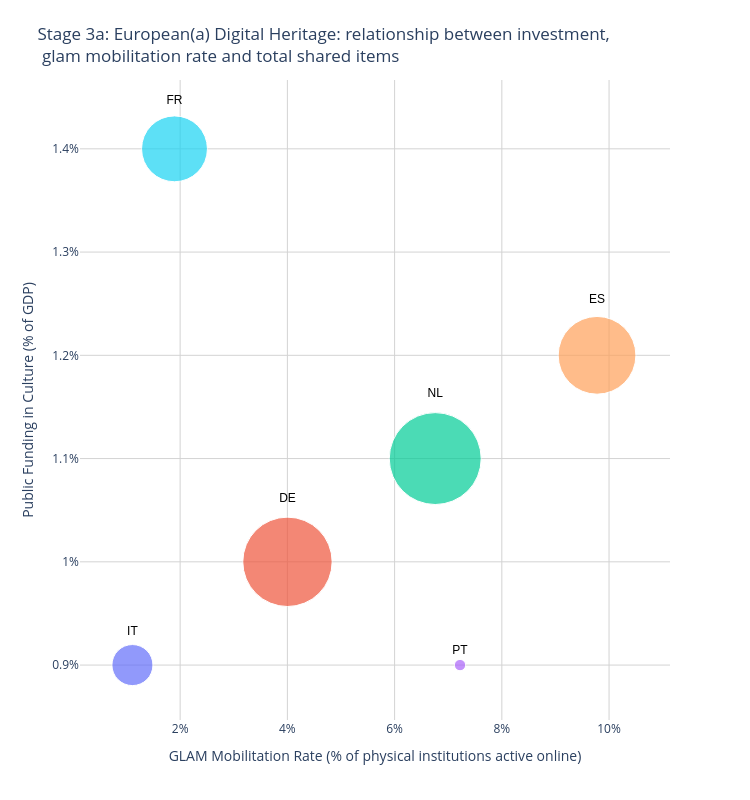

Notebook source saved alongside this figure:
### Markdown cell above
To explore whether higher public funding in culture (% of GDP) aligns with higher volumes of shared digital objects, we map the two variables using a scatter plot. The trendline serves to understand the missing positive correlation we expected. We observe a wide dispersion of data points, suggesting a null correlation. For instance, France (1.4% GDP) and the Netherlands (1.1% GDP) display noticeably different digital object volumes (4.7M vs. 9.2M objects) despite relatively high spending levels. This distribution indicates that macroeconomic funding percentages alone do not account for the observed variance in online artifact accumulation, suggesting that the funding are still not oriented towards european level sharing of digitalized data.

### Code cell
# Visualization stage 3a- Relationship between investment, glam mobilitation rate, europeana total item for each selected countries
fig3 = px.scatter(
    df_final,
    x="mobilitation_rate_glam",
    y="culture_expenditure_gpd_2022",
    size="europeana_total",
    color="iso_code",
    text="iso_code",
    hover_name="name_en",

    hover_data={
        "europeana_total": ":,",
        "mobilitation_rate_glam": ":.2f",
        "culture_expenditure_gpd_2022": ":.2f%",
        "iso_code": False
    },

    title="Stage 3a: European(a) Digital Heritage: relationship between investment,<br> glam mobilitation rate and total shared items</br>",
    labels={
        "mobilitation_rate_glam": "GLAM Mobilitation Rate (% of physical institutions active online)",
        "culture_expenditure_gpd_2022": "Public Funding in Culture (% of GDP)",
        "europeana_total": "Total Objects in Europeana",
    },
    size_max=65
)

fig3.update_layout(
    template="plotly_white",
    height=800,
    width=750,
    showlegend=False,
    margin=dict(t=80),
    xaxis=dict(
        showgrid=True,
        gridcolor="lightgray",
        ticksuffix="%"
    ),
    yaxis=dict(
        showgrid=True,
        gridcolor="lightgray",
        ticksuffix="%"
    )
)

fig3.update_traces(
    textposition="top center",
    textfont=dict(size=12, family="sans-serif", color="black")
)

fig3.show()

### Figure 1 — Plotly figure (JSON) as saved in the notebook; plotly's stock layout.template omitted (floating-point values rounded to 4 significant figures)
{"data": [{"customdata": [[1832376, "IT"]], "hovertemplate": "<b>%{hovertext}</b><br><br>GLAM Mobilitation Rate (% of physical institutions active online)=%{x:.2f}<br>Public Funding in Culture (% of GDP)=%{y:.2f%}<br>Total Objects in Europeana=%{customdata[0]:,}<extra></extra>", "hovertext": ["Italy"], "legendgroup": "IT", "marker": {"color": "#636efa", "size": [1832376], "sizemode": "area", "sizeref": 2179.0, "symbol": "circle"}, "mode": "markers+text", "name": "IT", "orientation": "v", "showlegend": true, "text": ["IT"], "textfont": {"color": "black", "family": "sans-serif", "size": 12}, "textposition": "top center", "type": "scatter", "x": [1.11], "xaxis": "x", "y": [0.9], "yaxis": "y"}, {"customdata": [[8701240, "DE"]], "hovertemplate": "<b>%{hovertext}</b><br><br>GLAM Mobilitation Rate (% of physical institutions active online)=%{x:.2f}<br>Public Funding in Culture (% of GDP)=%{y:.2f%}<br>Total Objects in Europeana=%{customdata[0]:,}<extra></extra>", "hovertext": ["Germany"], "legendgroup": "DE", "marker": {"color": "#EF553B", "size": [8701240], "sizemode": "area", "sizeref": 2179.0, "symbol": "circle"}, "mode": "markers+text", "name": "DE", "orientation": "v", "showlegend": true, "text": ["DE"], "textfont": {"color": "black", "family": "sans-serif", "size": 12}, "textposition": "top center", "type": "scatter", "x": [4.002], "xaxis": "x", "y": [1], "yaxis": "y"}, {"customdata": [[9204845, "NL"]], "hovertemplate": "<b>%{hovertext}</b><br><br>GLAM Mobilitation Rate (% of physical institutions active online)=%{x:.2f}<br>Public Funding in Culture (% of GDP)=%{y:.2f%}<br>Total Objects in Europeana=%{customdata[0]:,}<extra></extra>", "hovertext": ["Netherlands"], "legendgroup": "NL", "marker": {"color": "#00cc96", "size": [9204845], "sizemode": "area", "sizeref": 2179.0, "symbol": "circle"}, "mode": "markers+text", "name": "NL", "orientation": "v", "showlegend": true, "text": ["NL"], "textfont": {"color": "black", "family": "sans-serif", "size": 12}, "textposition": "top center", "type": "scatter", "x": [6.758], "xaxis": "x", "y": [1.1], "yaxis": "y"}, {"customdata": [[139858, "PT"]], "hovertemplate": "<b>%{hovertext}</b><br><br>GLAM Mobilitation Rate (% of physical institutions active online)=%{x:.2f}<br>Public Funding in Culture (% of GDP)=%{y:.2f%}<br>Total Objects in Europeana=%{customdata[0]:,}<extra></extra>", "hovertext": ["Portugal"], "legendgroup": "PT", "marker": {"color": "#ab63fa", "size": [139858], "sizemode": "area", "sizeref": 2179.0, "symbol": "circle"}, "mode": "markers+text", "name": "PT", "orientation": "v", "showlegend": true, "text": ["PT"], "textfont": {"color": "black", "family": "sans-serif", "size": 12}, "textposition": "top center", "type": "scatter", "x": [7.22], "xaxis": "x", "y": [0.9], "yaxis": "y"}, {"customdata": [[6581724, "ES"]], "hovertemplate": "<b>%{hovertext}</b><br><br>GLAM Mobilitation Rate (% of physical institutions active online)=%{x:.2f}<br>Public Funding in Culture (% of GDP)=%{y:.2f%}<br>Total Objects in Europeana=%{customdata[0]:,}<extra></extra>", "hovertext": ["Spain"], "legendgroup": "ES", "marker": {"color": "#FFA15A", "size": [6581724], "sizemode": "area", "sizeref": 2179.0, "symbol": "circle"}, "mode": "markers+text", "name": "ES", "orientation": "v", "showlegend": true, "text": ["ES"], "textfont": {"color": "black", "family": "sans-serif", "size": 12}, "textposition": "top center", "type": "scatter", "x": [9.776], "xaxis": "x", "y": [1.2], "yaxis": "y"}, {"customdata": [[4724898, "FR"]], "hovertemplate": "<b>%{hovertext}</b><br><br>GLAM Mobilitation Rate (% of physical institutions active online)=%{x:.2f}<br>Public Funding in Culture (% of GDP)=%{y:.2f%}<br>Total Objects in Europeana=%{customdata[0]:,}<extra></extra>", "hovertext": ["France"], "legendgroup": "FR", "marker": {"color": "#19d3f3", "size": [4724898], "sizemode": "area", "sizeref": 2179.0, "symbol": "circle"}, "mode": "markers+text", "name": "FR", "orientation": "v", "showlegend": true, "text": ["FR"], "textfont": {"color": "black", "family": "sans-serif", "size": 12}, "textposition": "top center", "type": "scatter", "x": [1.895], "xaxis": "x", "y": [1.4], "yaxis": "y"}], "layout": {"height": 800, "legend": {"itemsizing": "constant", "title": {"text": "iso_code"}, "tracegroupgap": 0}, "margin": {"t": 80}, "showlegend": false, "title": {"text": "Stage 3a: European(a) Digital Heritage: relationship between investment,<br> glam mobilitation rate and total shared items</br>"}, "width": 750, "xaxis": {"anchor": "y", "domain": [0, 1], "gridcolor": "lightgray", "showgrid": true, "ticksuffix": "%", "title": {"text": "GLAM Mobilitation Rate (% of physical institutions active online)"}}, "yaxis": {"anchor": "x", "domain": [0, 1], "gridcolor": "lightgray", "showgrid": true, "ticksuffix": "%", "title": {"text": "Public Funding in Culture (% of GDP)"}}}}
